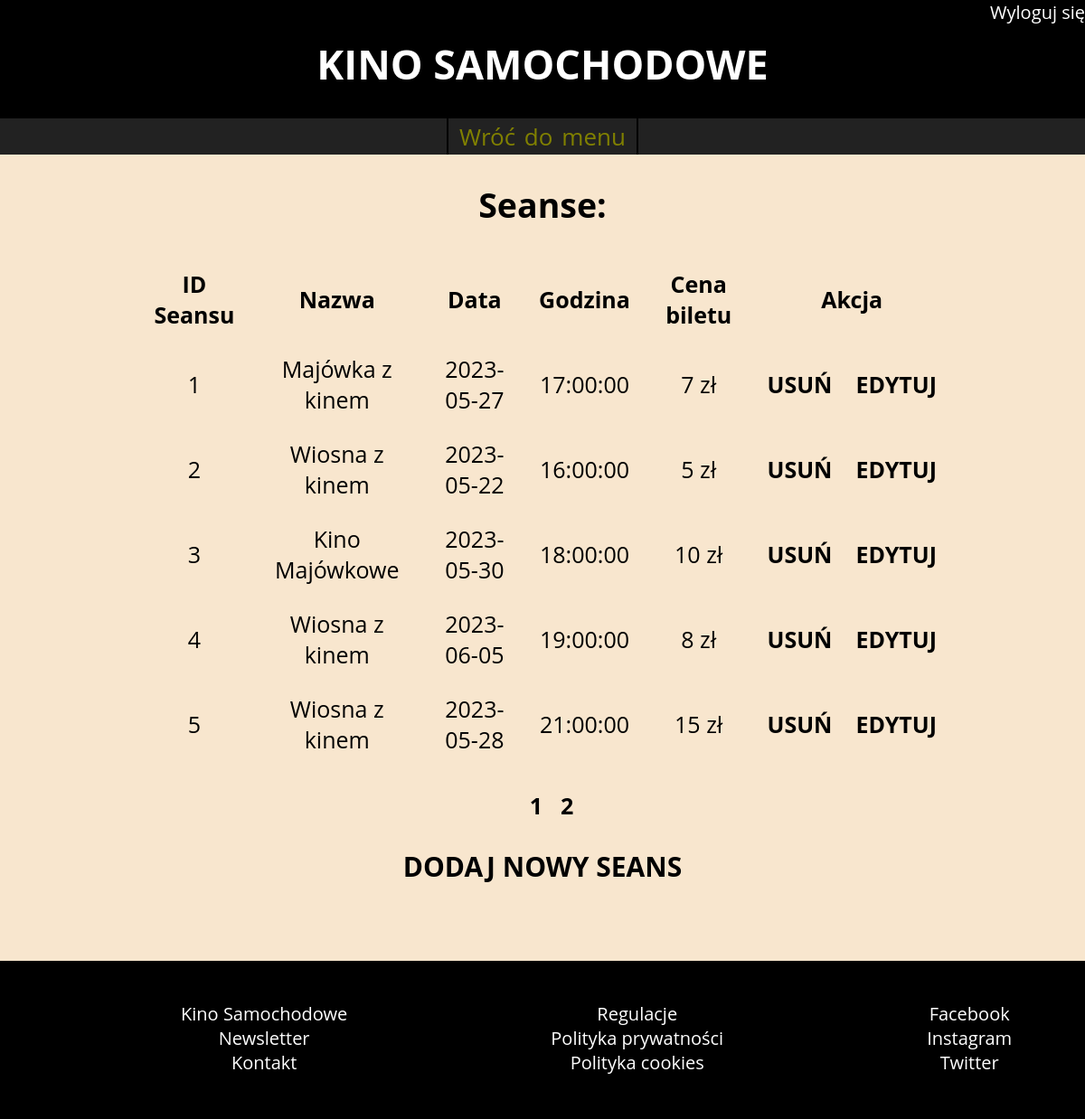
The app's page /administrator/seans/index.php (signed in) with its own data.
### tables this page shows
CREATE TABLE `seans` (
  `IDSeansu` int(11) NOT NULL,
  `nazwa` text NOT NULL,
  `data` date NOT NULL,
  `godzina` time NOT NULL,
  `IDFilmu` int(11) DEFAULT NULL,
  `IDMiejsca` int(11) DEFAULT NULL,
  `nazwa_plakatu` text DEFAULT NULL,
  `IDAdministratora` int(11) DEFAULT NULL
);

### administrator/seans/index.php (the view, shortened to what this page needs)
<!doctype html>
<?php
	require_once('../../connect.php');
?>
<html>
    <head>
		<link rel="stylesheet" href="../../style.css">
    </head>
    <body>
		<header>
<?php		if(isset($_SESSION['admin'])){ 							?>
				<div id="logged">
					<ul>
						<li><a href='../logout.php'>Wyloguj się</a></li>
					</ul>
				</div>
<?php		}																?>
			<h1><a href='index.php'>KINO SAMOCHODOWE</a></h1>
			<nav class='administrator'>
				<a href='../'>Wróć do menu</a>
			</nav>
        </header>
		<section>
			<h2>Seanse:</h2>
				<?php
					$result=$mysqli->query('SELECT COUNT(IDSeansu) FROM seans');
					$row = $result->fetch_array();
					$count = $row[0];
					$page = isset($_GET['page']) ? intval($_GET['page']) - 1 : 0;
					$limit = 5;
					$from = $page * $limit;
					$allPage = ceil($count / $limit);
				    $result=$mysqli->query("SELECT seans.*, bilet.cena FROM seans LEFT JOIN bilet ON bilet.IDSeansu = seans.IDSeansu GROUP BY bilet.IDSeansu LIMIT ".$from. " , ".$limit);
					if($result->num_rows > 0){
					?>
				<table align="center" class="lista">
					<tr><th>ID Seansu</th><th>Nazwa</th><th>Data</th><th>Godzina</th><th>Cena biletu</th><th colspan="2">Akcja</th></tr>
					<?php
					while($row = mysqli_fetch_assoc($result)){ ?>
						<tr>
							<td><?php echo $row['IDSeansu'] ?></td>
							<td><?php echo $row['nazwa'] ?></td>
							<td><?php echo $row['data'] ?></td>
							<td><?php echo $row['godzina'] ?></td>
							<td><?php echo $row['cena'] ?> zł</td>
							<td><a href="usun_seans.php?id_seansu=<?php echo $row['IDSeansu'] ?>" title="Seans dodał administrator nr: <?php echo $row['IDAdministratora'] ?>"><b>USUŃ</b></a></td>
							<td><a href="edytuj_seans.php?id_seansu=<?php echo $row['IDSeansu'] ?>" title="Seans dodał administrator nr: <?php echo $row['IDAdministratora'] ?>"><b>EDYTUJ</b></a></td>
						</tr>
				<?php } ?>
				</table><p>
				<?php
				if($allPage > 1){
					for($i = 1; $i<=$allPage; $i++){
							echo "<span class='paginator'><a href='index.php?page=".$i."'><b>".$i."</b></a></span>";
					}
				}
				?>
				<p class="dodaj"><a href='dodaj_seans.php'><b>DODAJ NOWY SEANS </b></a></p>
			<br>
				<?php
				}else{
						echo "<h2>Brak seansów</h2>
								<div><a href='dodaj_seans.php'><b>DODAJ SEANS </b></a></div>";
					}
				?>
        </section>
		<footer>
			<ul>
				<li><a href>Kino Samochodowe</a></li>
				<li><a href>Newsletter</a></li>
				<li><a href>Kontakt</a></li>
			</ul>
			<ul>
				<li><a href>Regulacje</a></li>
				<li><a href>Polityka prywatności</a></li>
				<li><a href>Polityka cookies</a></li>
			</ul>
			<ul>
				<li><a href>Facebook</a></li>
				<li><a href>Instagram</a></li>
				<li><a href>Twitter</a></li>
			</ul><br>
        </footer>
    </body>
</html>

### style.css (style rules this page uses)
body { text-align:center; font-family:Open Sans; margin: 0; background-color:hsl(34, 76%, 89%); }
header { background-color:black; color:white; height:170px; }
#logged { height:40px; float:right; }
#logged ul { list-style: none; margin: 0; font-size:20px; }
#logged ul li { display: inline-block; }
header h1 { clear:both; font-size:45px; margin-top:0; }
nav { background-color:#222222; }
nav a { color:olive; word-spacing:3px; font-size:26px; border-right:2px solid black; padding: 2px 12px; display:inline-block; }
nav a:first-child { border-left:2px solid black; }
section { margin:20px 0; min-height:610px; font-size:25px; color:black; }
footer { background-color:black; color:white; margin:0 auto; height:175px; }
footer ul { float:left; list-style: none; padding:25px; padding-left:200px; font-size:20px; }
section a { color:black; }
a { text-decoration: none; color:white; }
table { text-align:left; }
table td { padding: 0 12px; }
.lista { width:75%; }
.lista td, .lista th { padding:12px; text-align:center; word-wrap: break-word; }
p.dodaj { font-size:30px; }
.paginator { margin-left:20px; }

### records on screen
seans: IDSeansu "1", nazwa "Majówka z kinem", data "2023-05-27", godzina "17:00:00", cena "7"
seans: IDSeansu "2", nazwa "Wiosna z kinem", data "2023-05-22", godzina "16:00:00", cena "5"
seans: IDSeansu "3", nazwa "Kino Majówkowe", data "2023-05-30", godzina "18:00:00", cena "10"
seans: IDSeansu "4", nazwa "Wiosna z kinem", data "2023-06-05", godzina "19:00:00", cena "8"
seans: IDSeansu "5", nazwa "Wiosna z kinem", data "2023-05-28", godzina "21:00:00", cena "15"
